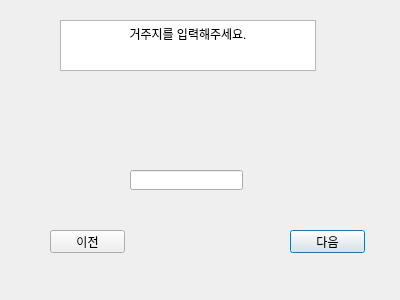
<?xml version="1.0" encoding="UTF-8"?>
<ui version="4.0">
 <class>Dialog</class>
 <widget class="QDialog" name="Dialog">
  <property name="geometry">
   <rect>
    <x>0</x>
    <y>0</y>
    <width>400</width>
    <height>300</height>
   </rect>
  </property>
  <property name="windowTitle">
   <string>Dialog</string>
  </property>
  <widget class="QTextBrowser" name="textBrowser">
   <property name="geometry">
    <rect>
     <x>60</x>
     <y>20</y>
     <width>256</width>
     <height>51</height>
    </rect>
   </property>
   <property name="html">
    <string>&lt;!DOCTYPE HTML PUBLIC &quot;-//W3C//DTD HTML 4.0//EN&quot; &quot;http://www.w3.org/TR/REC-html40/strict.dtd&quot;&gt;
&lt;html&gt;&lt;head&gt;&lt;meta name=&quot;qrichtext&quot; content=&quot;1&quot; /&gt;&lt;style type=&quot;text/css&quot;&gt;
p, li { white-space: pre-wrap; }
&lt;/style&gt;&lt;/head&gt;&lt;body style=&quot; font-family:'Gulim'; font-size:9pt; font-weight:400; font-style:normal;&quot;&gt;
&lt;p align=&quot;center&quot; style=&quot; margin-top:0px; margin-bottom:0px; margin-left:0px; margin-right:0px; -qt-block-indent:0; text-indent:0px;&quot;&gt;거주지를 입력해주세요.&lt;/p&gt;&lt;/body&gt;&lt;/html&gt;</string>
   </property>
  </widget>
  <widget class="QLineEdit" name="lineEdit">
   <property name="geometry">
    <rect>
     <x>130</x>
     <y>170</y>
     <width>113</width>
     <height>20</height>
    </rect>
   </property>
   <property name="text">
    <string/>
   </property>
  </widget>
  <widget class="QPushButton" name="pushButton">
   <property name="geometry">
    <rect>
     <x>290</x>
     <y>230</y>
     <width>75</width>
     <height>23</height>
    </rect>
   </property>
   <property name="text">
    <string>다음</string>
   </property>
  </widget>
  <widget class="QPushButton" name="pushButton_2">
   <property name="geometry">
    <rect>
     <x>50</x>
     <y>230</y>
     <width>75</width>
     <height>23</height>
    </rect>
   </property>
   <property name="text">
    <string>이전</string>
   </property>
  </widget>
 </widget>
 <resources/>
 <connections/>
</ui>
